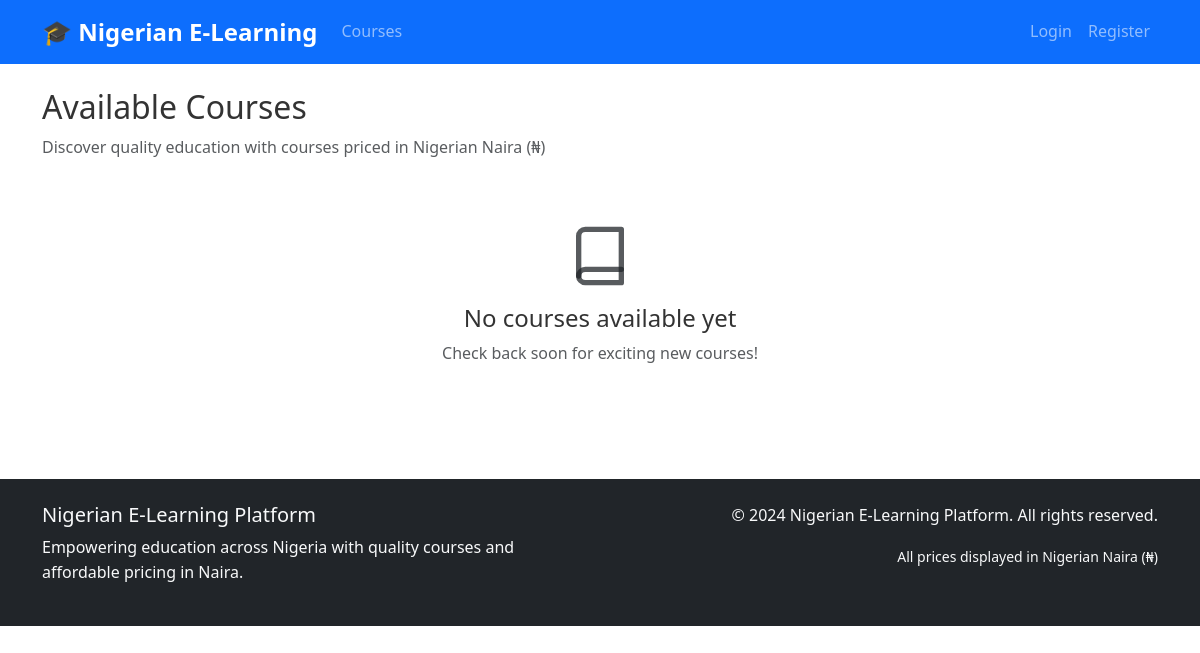
The app's page /courses, older data.
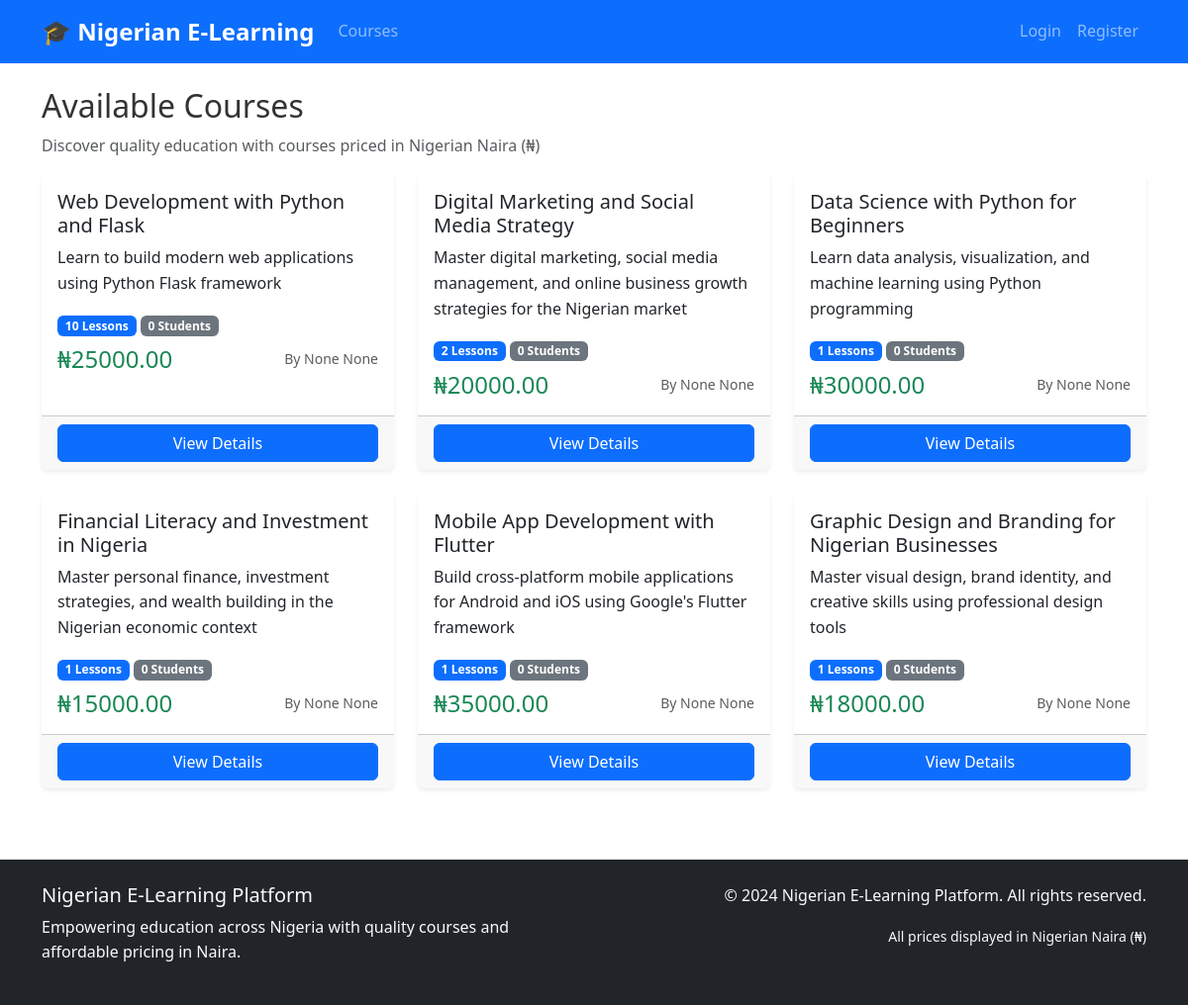
The same page, newer data.
### models.py (models this page shows, shortened)
class Course(db.Model):
    id = db.Column(db.Integer, primary_key=True)
    title = db.Column(db.String(200), nullable=False)
    description = db.Column(db.Text)
    price = db.Column(db.Float, nullable=False, default=0.0)
    instructor_id = db.Column(db.Integer, db.ForeignKey('user.id'), nullable=False)
    is_active = db.Column(db.Boolean, default=True)
    created_at = db.Column(db.DateTime, default=datetime.utcnow)
    updated_at = db.Column(db.DateTime, default=datetime.utcnow, onupdate=datetime.utcnow)
    lessons = db.relationship('Lesson', backref='course', lazy='dynamic', cascade='all, delete-orphan')
    enrollments = db.relationship('Enrollment', backref='course', lazy='dynamic')
    quizzes = db.relationship('Quiz', backref='course', lazy='dynamic')
    assignments = db.relationship('Assignment', backref='course', lazy='dynamic')

class User(UserMixin, db.Model):
    id = db.Column(db.Integer, primary_key=True)
    username = db.Column(db.String(80), unique=True, nullable=False)
    email = db.Column(db.String(120), unique=True, nullable=False)
    password_hash = db.Column(db.String(256), nullable=False)
    role = db.Column(db.String(20), nullable=False, default='student')  # admin, instructor, student
    first_name = db.Column(db.String(50))
    last_name = db.Column(db.String(50))
    active = db.Column(db.Boolean, default=True)
    wallet_balance = db.Column(db.Float, default=0.0)
    course_credits = db.Column(db.Integer, default=0)
    created_at = db.Column(db.DateTime, default=datetime.utcnow)
    courses_created = db.relationship('Course', backref='instructor', lazy='dynamic')
    enrollments = db.relationship('Enrollment', backref='student', lazy='dynamic')
    payments = db.relationship('Payment', backref='user', lazy='dynamic')
    wallet_transactions = db.relationship('WalletTransaction', backref='user', lazy='dynamic')
    quiz_attempts = db.relationship('QuizAttempt', backref='user', lazy='dynamic')
    assignment_submissions = db.relationship('AssignmentSubmission', backref='user', lazy='dynamic')

### routes.py (the view)
@app.route('/courses')
def courses():
    courses = Course.query.filter_by(is_active=True).all()
    return render_template('courses/list.html', courses=courses)

### templates/courses/list.html (shortened to what this page needs)
{% extends "base.html" %}
{% block content %}
<div class="row">
    <div class="col-12">
        <h2>Available Courses</h2>
        <p class="text-muted">Discover quality education with courses priced in Nigerian Naira (₦)</p>
    </div>
</div>
{% if courses %}
<div class="row">
    {% for course in courses %}
    <div class="col-lg-4 col-md-6 mb-4">
        <div class="card h-100">
            <div class="card-body">
                <h5 class="card-title">{{ course.title }}</h5>
                <p class="card-text">{{ course.description[:120] }}{% if course.description|length > 120 %}...{% endif %}</p>
                <div class="mb-2">
                    <span class="badge bg-primary">{{ course.lessons.count() }} Lessons</span>
                    <span class="badge bg-secondary">{{ course.enrollments.filter_by(status='approved').count() }} Students</span>
                </div>
                <div class="d-flex justify-content-between align-items-center">
                    <h4 class="text-success mb-0">₦{{ "%.2f"|format(course.price) }}</h4>
                    <small class="text-muted">By {{ course.instructor.first_name }} {{ course.instructor.last_name }}</small>
                </div>
            </div>
            <div class="card-footer">
                <div class="d-grid">
                    <a href="{{ url_for('course_detail', course_id=course.id) }}" class="btn btn-primary">View Details</a>
                </div>
            </div>
        </div>
    </div>
    {% endfor %}
</div>
{% else %}
<div class="text-center py-5">
    <i data-feather="book" style="width: 64px; height: 64px;" class="text-muted mb-3"></i>
    <h4>No courses available yet</h4>
    <p class="text-muted">Check back soon for exciting new courses!</p>
</div>
{% endif %}
{% endblock %}

Row changes from the older to the newer data that the page shows:
added Course: title "Web Development with Python and Flask", description "Learn to build modern web applications using Python Flask framework", lessons.count "10", enrollments.filter_by "0", price "25000.00", instructor.first_name "None", instructor.last_name "None"
added Course: title "Digital Marketing and Social Media Strategy", description "Master digital marketing, social media management, and online business growth strategies for the Nigerian market", lessons.count "2", enrollments.filter_by "0", price "20000.00", instructor.first_name "None", instructor.last_name "None"
added Course: title "Data Science with Python for Beginners", description "Learn data analysis, visualization, and machine learning using Python programming", lessons.count "1", enrollments.filter_by "0", price "30000.00", instructor.first_name "None", instructor.last_name "None"
added Course: title "Financial Literacy and Investment in Nigeria", description "Master personal finance, investment strategies, and wealth building in the Nigerian economic context", lessons.count "1", enrollments.filter_by "0", price "15000.00", instructor.first_name "None", instructor.last_name "None"
added Course: title "Mobile App Development with Flutter", description "Build cross-platform mobile applications for Android and iOS using Google's Flutter framework", lessons.count "1", enrollments.filter_by "0", price "35000.00", instructor.first_name "None", instructor.last_name "None"
added Course: title "Graphic Design and Branding for Nigerian Businesses", description "Master visual design, brand identity, and creative skills using professional design tools", lessons.count "1", enrollments.filter_by "0", price "18000.00", instructor.first_name "None", instructor.last_name "None"
Text that changed along with them:
text no longer shown: "No courses available yet Check back soon for exciting new courses!"
